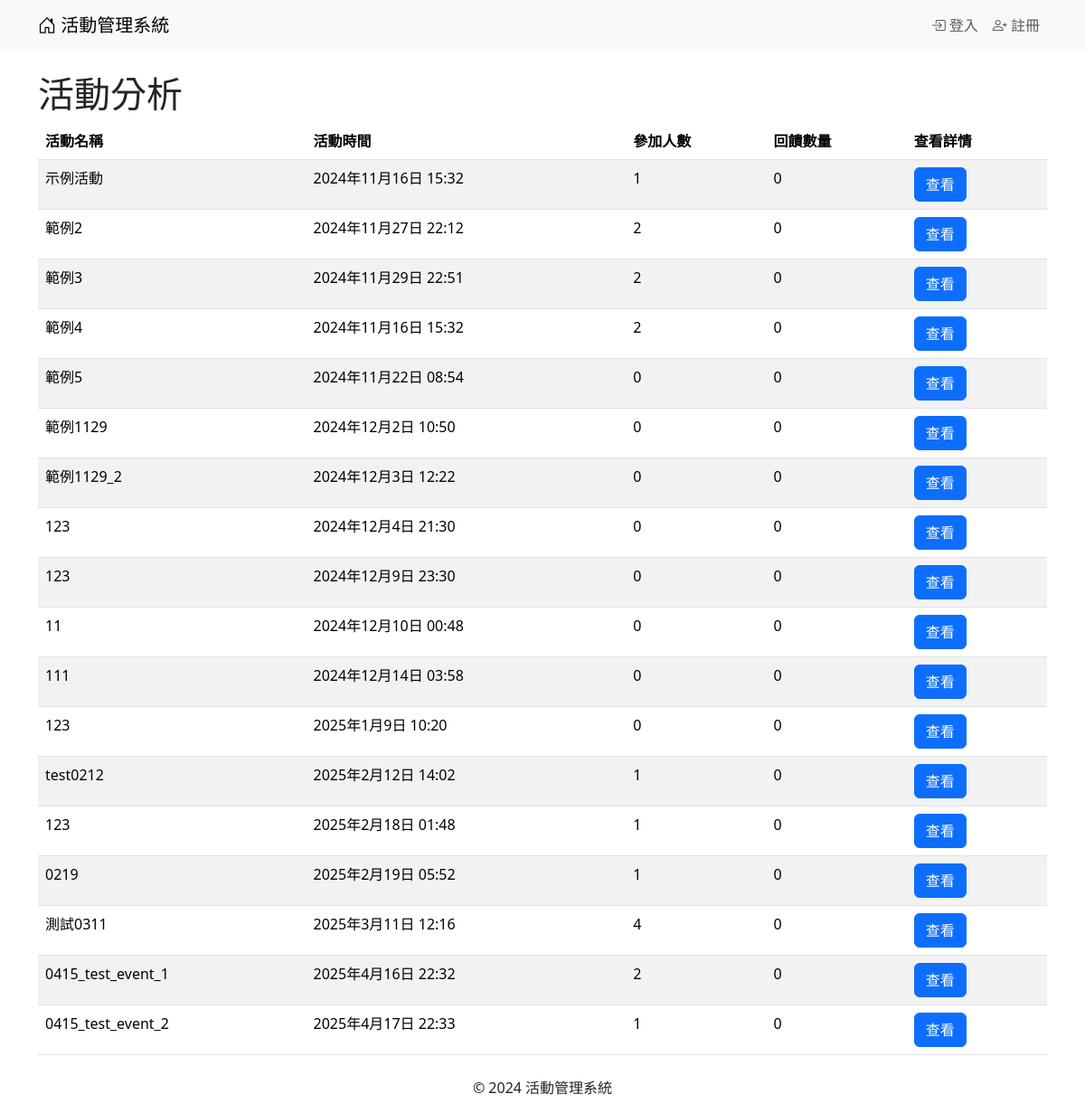
The page /feedback/event_analysis/ on the database as committed earlier.
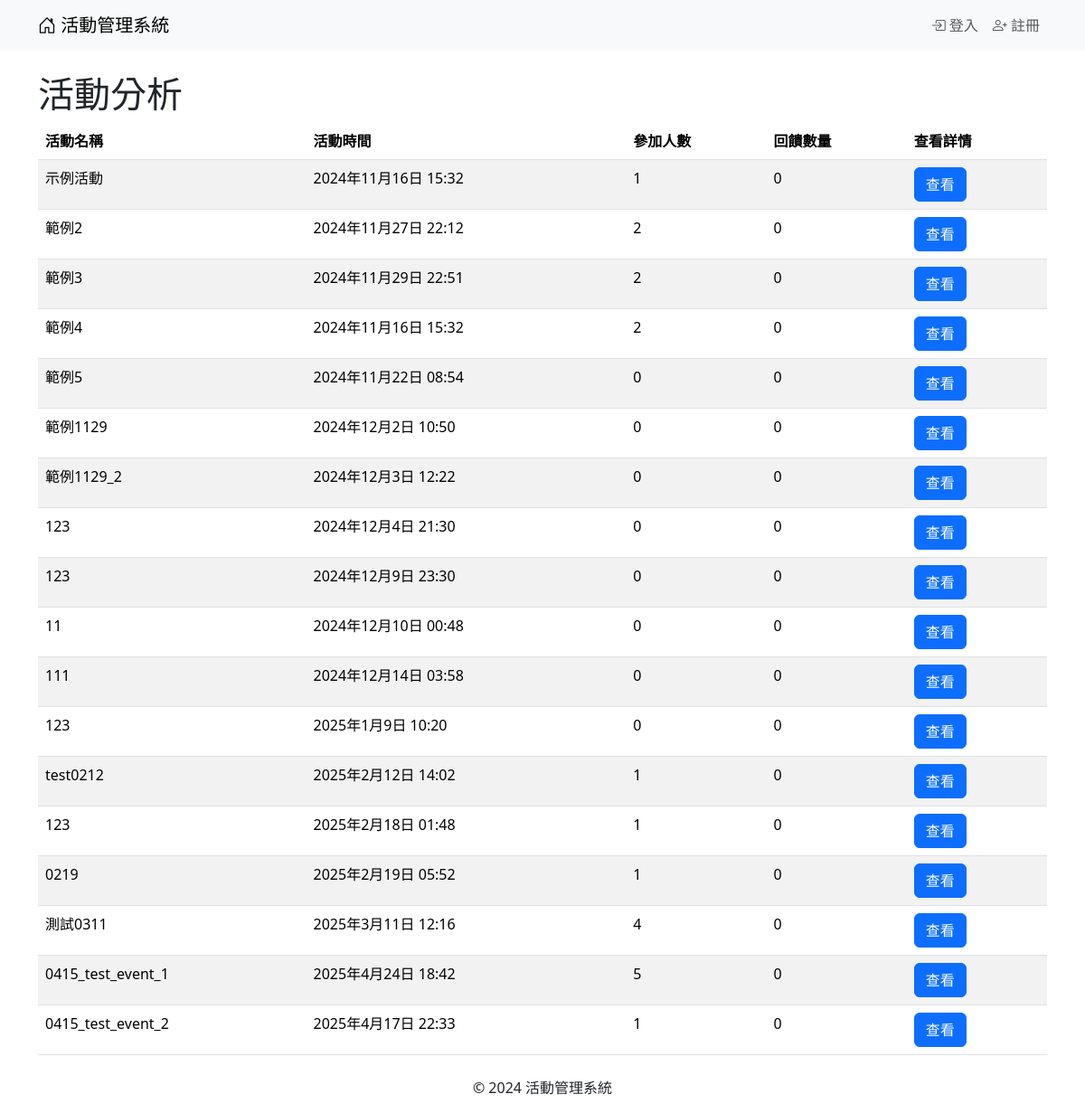
The same page on the database as committed later.
### events/models.py (models this page shows, shortened)
class Event(models.Model):
    ACTIVITY_TYPES = [
        ('lecture', '講座'),
        ('seminar', '研討會'),
    ]
    STATUS_CHOICES = [
        ('open', '報名中'),
        ('closed', '報名截止'),
        ('not_open', '尚未開放報名'),
    ]
    name = models.CharField(max_length=200)
    description = models.TextField()
    event_time = models.DateTimeField()
    end_time = models.DateTimeField()
    location = models.CharField(max_length=200)
    capacity_limit = models.PositiveIntegerField()
    registration_start = models.DateTimeField()
    registration_end = models.DateTimeField()
    activity_type = models.CharField(max_length=20, choices=ACTIVITY_TYPES)
    status = models.CharField(max_length=20, choices=STATUS_CHOICES, default='not_open')
    published_time = models.DateTimeField(auto_now_add=True)
    updated_time = models.DateTimeField(auto_now=True)
    poster = models.ImageField(upload_to='posters/', blank=True, null=True)
    language = models.CharField(max_length=100, blank=True, null=True)

### feedback/views.py (the view)
# urls.py: path('event_analysis/', views.event_analysis, name='event_analysis'),
def event_analysis(request):
    events = Event.objects.annotate(
        registrations_count=Count('event_registrations')  # 聚合報名人數
    )
    event_data = []
    for event in events:
        feedback_count = event.feedback_set.count()  # 獲取回饋數量
        event_data.append({
            'event': event,
            'registrations_count': event.registrations_count,  # 使用已計算的報名人數
            'feedback_count': feedback_count,
        })
    return render(request, 'feedback/event_analysis.html', {'event_data': event_data})

### templates/feedback/event_analysis.html (shortened to what this page needs)
{% extends 'base.html' %}
{% block content %}
<h1>活動分析</h1>
<table class="table table-striped">
    <thead>
        <tr>
            <th>活動名稱</th>
            <th>活動時間</th>
            <th>參加人數</th>
            <th>回饋數量</th>
            <th>查看詳情</th>
        </tr>
    </thead>
    <tbody>
        {% for data in event_data %}
        <tr>
            <td>{{ data.event.name }}</td>
            <td>{{ data.event.event_time }}</td>
            <td>{{ data.registrations_count }}</td>
            <td>{{ data.feedback_count }}</td>
            <td>
                <a href="{% url 'check_detail' data.event.id %}" class="btn btn-primary">查看</a>
            </td>
        </tr>
        {% empty %}
        <tr>
            <td colspan="5" class="text-center">尚無活動記錄</td>
        </tr>
        {% endfor %}
    </tbody>
</table>
{% endblock %}

Rows that differ between the two databases and show on the page:
changed Event "0415_test_event_1": event.event_time "2025年4月16日 22:32" → "2025年4月24日 18:42"; registrations_count "2" → "5"
